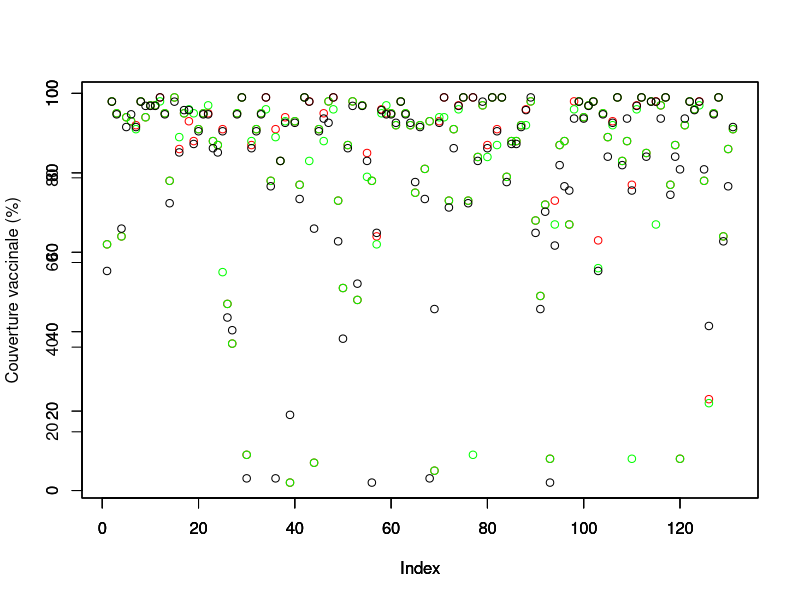

Write R code to recreate this figure.
## ---- chunk 1
# on ouvre le jeu de données
data = read.table("LifeExpectationData-Etudiants.csv")
## ---- chunk 2
# on affiche les 6 premières lignes
head(data)
## ---- chunk 3
summary(data)
## ---- chunk 4
colSums(is.na(data))
## ---- chunk 5
table(data$Year)
## ---- chunk 6
# Identification des pays :

## ---- chunk 7

## ---- chunk 8
country_2014_polio = data[which(data$Year == 2014),]$Polio
country_2014_dipht = data[which(data$Year == 2014),]$Diphtheria
country_2014_hB = data[which(data$Year == 2014),]$Hepatitis.B

summary(country_2014_polio)
summary(country_2014_dipht)
summary(country_2014_hB)
## ---- chunk 9
plot(country_2014_dipht, col = "red", ylab = "")
par(new = TRUE)
plot(country_2014_hB, col = "green", ylab = "")
par(new = TRUE)
plot(country_2014_polio, col = "black", ylab = "Couverture vaccinale (%)")
## ---- chunk 10
# création de la nouvelle variable couverture vaccinale qui est la moyenne des 3 autres pour chaque pays, pour chaque année. Y a plusieurs outliers dans les données, genre Afghanistan 2004 

